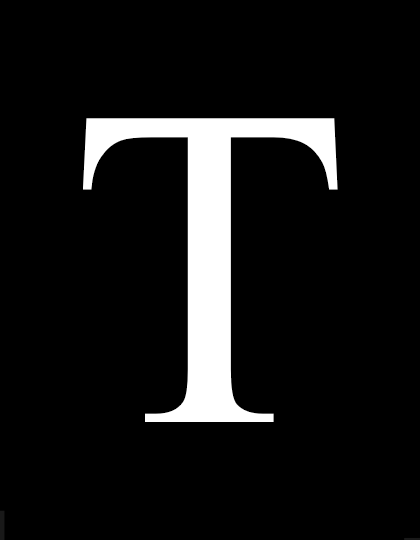
%> input picture L6/L6_image_01.tif, 420 x 540 px
$ octave L6.m   (GNU Octave 9; MATLAB toolbox functions it lacks are replaced by stand-ins)
%> lines starting %> are read from the running program, lines starting %| are printed output that depends on the picture; in (x1, y1, x2, y2) boxes, pixels count from 0 and x2, y2 are one past the last pixel; in counts of white or black regions, pixels touching at a corner belong together; the program's own positions count from 1
%% aplicatia 1
im1 = imread('L6_image_01.tif');
%> im1 is the input picture: size 540x420 uint8; min 0, max 255, mean 22.4

h = [-1 0 1; -1 0 1;-1 0 1];
h1 = h';
% contururi extrase folosind masca P
im1h = imfilter(im1,h);
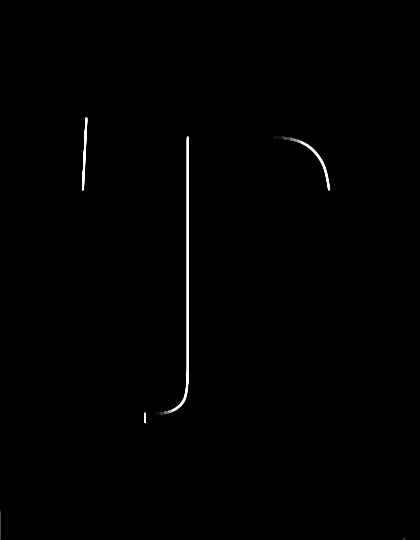
%> im1h: size 540x420 uint8; min 0, max 255, mean 1.3
% contururi extrase folosind masca Q
im1ht = imfilter(im1,h1);
% Extragerea contururilor folosind operatorul Prewitt
prewitt_image = edge(im1,'prewitt');
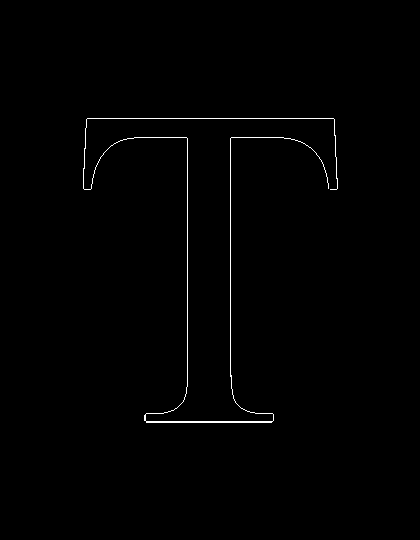
%> prewitt_image: size 540x420 logical; 0.67% white in thin lines or dots, all inside (x1, y1, x2, y2) = (83, 118, 338, 423)

% vizualizare
subplot(2,2,1);
imshow(im1);
subplot(2,2,2);
imshow(im1h);
subplot(2,2,3);
imshow(im1ht);
subplot(2,2,4);
imshow(prewitt_image);

%% aplicatia 2
im1 = imread('L6_image_01.tif');
sobel_image = edge(im1,'sobel');
prewitt_image = edge(im1,'prewitt');
canny_image = edge(im1,'canny');
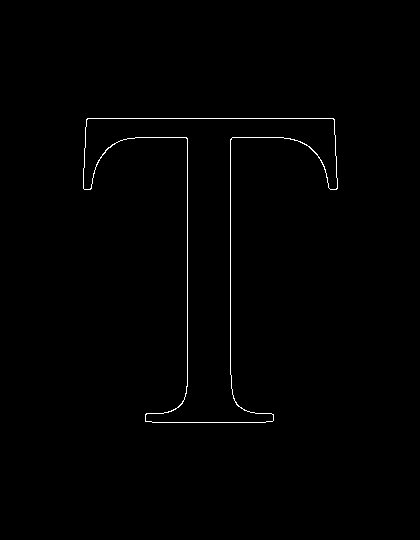
%> canny_image: size 540x420 logical; 0.64% white in thin lines or dots, all inside (x1, y1, x2, y2) = (83, 118, 338, 423)
log_image = edge(im1,'log');
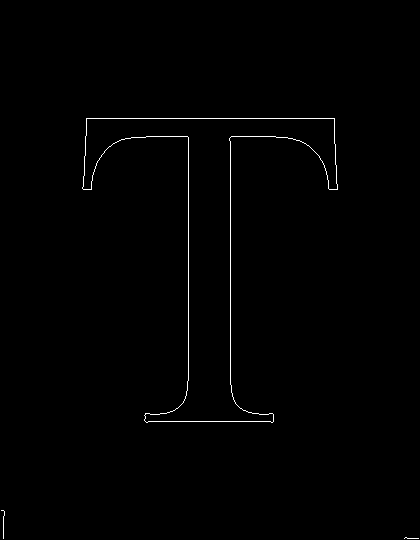
%> log_image: size 540x420 logical; 0.64% white in thin lines or dots, all inside (x1, y1, x2, y2) = (1, 118, 419, 539)
roberts_image = edge(im1,'roberts');
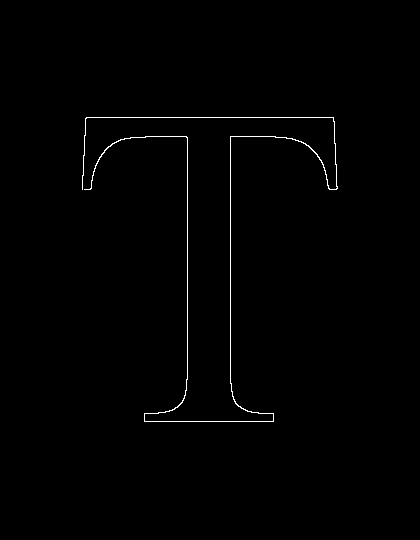
%> roberts_image: size 540x420 logical; 0.66% white in thin lines or dots, all inside (x1, y1, x2, y2) = (82, 117, 338, 422)

subplot(2,3,1);
imshow(im1);
title('imagine originala');

subplot(2,3,2);
imshow(sobel_image);
title('imagine filtrata cu sobel');

subplot(2,3,3);
imshow(prewitt_image);
title('imagine filtrata cu prewitt');

subplot(2,3,4);
imshow(canny_image);
title('imagine filtrata cu canny');

subplot(2,3,5);
imshow(log_image);
title('imagine filtrata cu log');

subplot(2,3,6);
imshow(roberts_image);
title('imagine filtrata cu roberts');

%% aplicatia 3
im1 = imread('L6_image_01.tif');
% h=fspecial('gauss',[7 7],1.25);
% filter = imfilter(im1,h);
sobel = edge(im1,'canny',0.45);
imshow(im1);
[r,c] = find(sobel == 1);
%> r = 1448 values from 119 to 423; c = 1448 values from 84 to 338
hold on
plot(c,r,'.r');
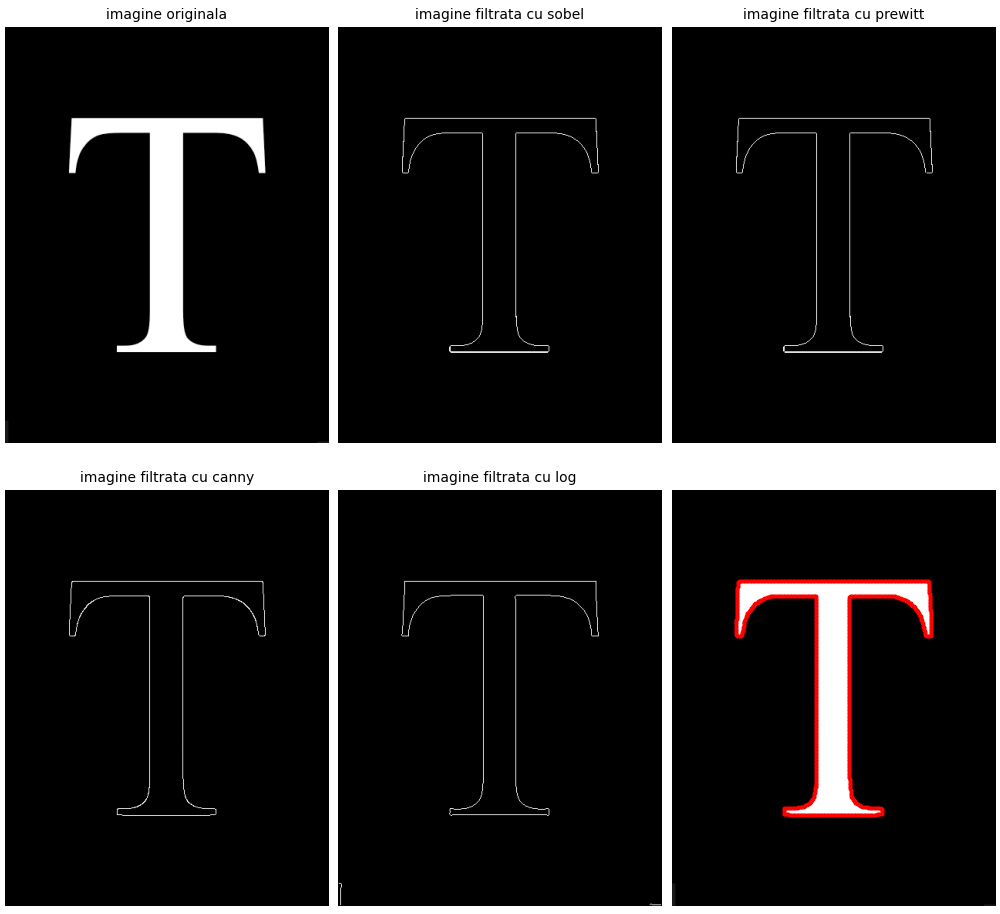
%> figure redrawn from the program's plot data, 6 panels
%% aplicatia 4
%> (the run ends here)
